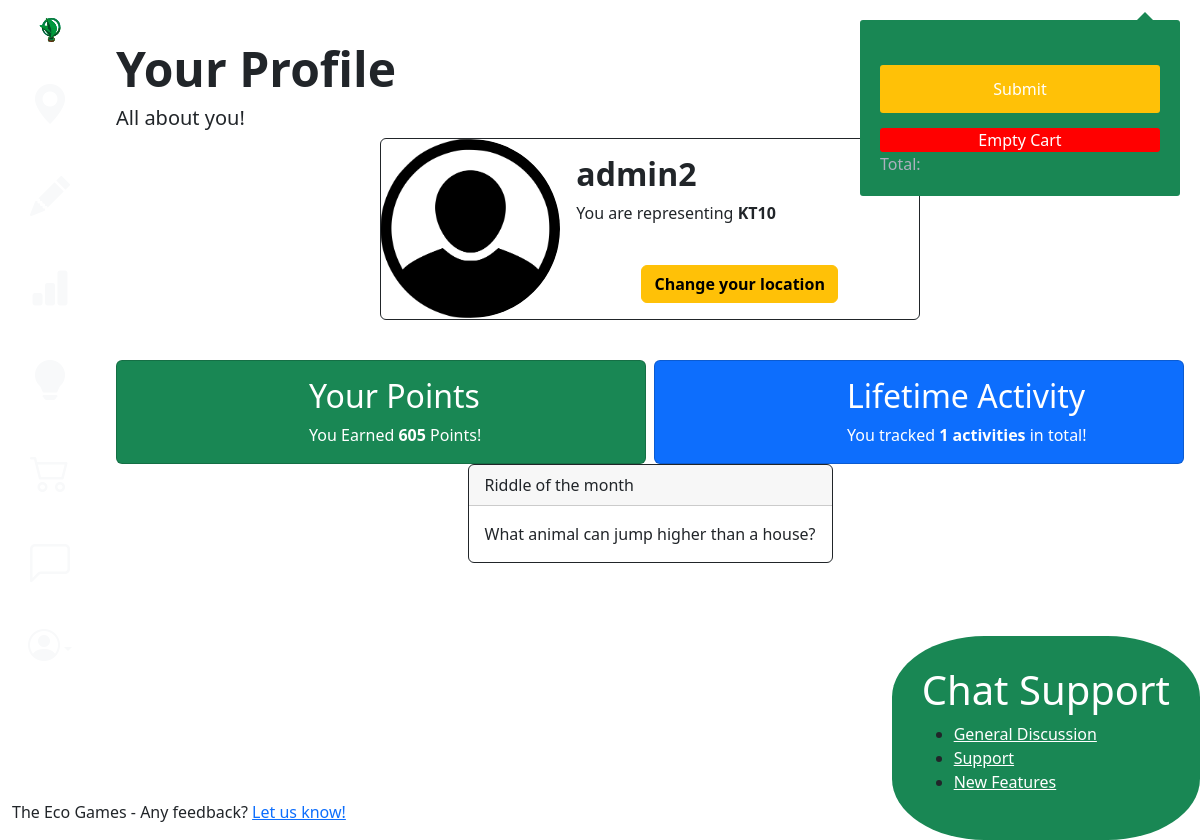
Page /game/ (signed in) on the committed database.
### game/models.py (models this page shows, shortened)
class Challenger(models.Model):
    user = models.OneToOneField(User, on_delete=models.CASCADE)
    score = models.IntegerField(default=0)
    postcode=models.CharField(max_length=4)

class Riddles(models.Model):
    r_id=models.IntegerField(default=1)
    text=models.TextField()

### game/views.py (the view)
# urls.py: path('', views.profile, name ='profile'), # Change to account
@login_required
def profile(request):
    context = {}
    player, created = Challenger.objects.get_or_create(user=request.user)
    player.save()
    context['line_items']=getCartItems(player)
    riddle=Riddles.objects.get(r_id=1)
    QUOTE_URL = 'https://api.api-ninjas.com/v1/riddles'
    API_KEY=config('API_KEY')
    today = datetime.date.today()
    if calendar.monthrange(today.year, today.month)[1] == today.day:
        response = requests.get(QUOTE_URL, headers={'X-Api-Key': API_KEY})
        if response.status_code == requests.codes.ok:
            data=response.json()
            question=data[0]['question']
            context['api_response']=question
            riddle.text=question
            riddle.save()
        else:
            print("Error:", response.status_code, response.text)
    else:
        r=getattr(riddle,'text')
        context['api_response']=r
        riddle.save()
    currentUser = request.user
    context["currentUser"] = currentUser
    context["challenger"] = currentUser.challenger
    locationForm = locationUpdateForm(request.POST or None)
    context["locationForm"] = locationForm
    currentUser = request.user
    currentChallenger = currentUser.challenger
    challengerActivity = LineItem.objects.filter(cart__challenger=currentChallenger).count()
    context["recordedActivities"] = challengerActivity
    return render(request, 'game/profile.html', context)

### game/views.py (called while the page is built)
@login_required
def getCartItems(player):
    cart, created = UserCart.objects.get_or_create(challenger=player)
    cart.save()
    context={}
    context['line_items'] = LineItem.objects.filter(cart=cart, checkedOut=False, dateRecorded=date.today()) #set up the line items
    return context['line_items']

### game/templates/game/profile.html (shortened to what this page needs)
{% extends 'base.html' %}
{% load static %}
{% block content %}
<br>
<h1 class="display-5 fw-bold">Your Profile</h1>
<h5>All about you!</h5>
<div id = "profilePane">
    <div class = "d-flex justify-content-center" >
        <div class="card mb-3 border border-dark" style="max-width: 540px;" id = "profileCard">
            <div class="row g-0">
              <div class="col-md-4">
                <img src="{% static 'defaultprofile.png' %}" class="img-fluid rounded-start rounded-circle" alt="You!">
              </div>
              <div class="col-md-8">
                <div class="card-body">
                  <h2 class="card-title"><strong>{{currentUser.username}}</strong></h2>
                  <p class="card-text">You are representing <strong>{{challenger.postcode}}</strong></p>
                  <br>
                  <div class = "d-flex justify-content-center">
                    <button type = "button" class = "btn btn-warning" data-bs-toggle="modal" data-bs-target="#exampleModal"><strong>Change your location</strong></button>
                  </div>
                </div>
              </div>
            </div>
          </div>
    </div>
</div>
<br>
<div class="row row-cols-2 row-cols-md-2 g-2">
    <div class = "col">
        <div class="card text-white bg-success h-100" id = "pointsCard">
            <div class="row g-0">
              <div class="col-md-4">
              </div>
              <div class="col-md-8">
                <div class="card-body">
                  <h2 class="card-title">Your Points</h2>
                  <p class="card-text">You Earned <strong>{{challenger.score}}</strong> Points!</p>
                </div>
              </div>
            </div>
          </div>
    </div>
    <div class = "col">
        <div class="card text-white bg-primary h-100" id = "activityCard">
            <div class="row g-0">
              <div class="col-md-4">
              </div>
              <div class="col-md-8">
                <div class="card-body">
                  <h2 class="card-title">Lifetime Activity</h2>
                  <p class="card-text">You tracked <strong>{{recordedActivities}} activities</strong> in total!</p>
                </div>
              </div>
            </div>
          </div>
    </div>
</div>
<div id = "profilePane">
      <div class = "d-flex justify-content-center">
          <div class="card mb-3 border border-dark" style="max-width: 540px;" id = "riddle">
            <div class="card-header"><p class="card-text">Riddle of the month</p></div>
            <div class="card-body"><p class="card-text">{{api_response}}</p></div>
          </div>
      </div>
</div>
{% endblock %}

### rows in the picture
Challenger: postcode "KT10", score "605"
Riddles: text "What animal can jump higher than a house?"

### other values in the picture
{{ currentUser.username }} "admin2"
{{ recordedActivities }} "1"
